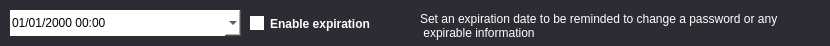
<?xml version="1.0" encoding="UTF-8"?>
<ui version="4.0">
 <class>ExpirationWidget</class>
 <widget class="QWidget" name="ExpirationWidget">
  <property name="geometry">
   <rect>
    <x>0</x>
    <y>0</y>
    <width>830</width>
    <height>46</height>
   </rect>
  </property>
  <property name="windowTitle">
   <string>Form</string>
  </property>
  <property name="styleSheet">
   <string notr="true">background-color: rgb(44, 44, 52);</string>
  </property>
  <widget class="QDateTimeEdit" name="dateTime">
   <property name="geometry">
    <rect>
     <x>10</x>
     <y>10</y>
     <width>231</width>
     <height>26</height>
    </rect>
   </property>
   <property name="styleSheet">
    <string notr="true">QDateTimeEdit {
background-color: rgb(255, 255, 255);
border-radius:0px
}
QDateTimeEdit::up-button {
background-color: rgb(115, 210, 22);
}

QDateTimeEdit::down-button {
background-color: rgb(239, 41, 41);
}</string>
   </property>
   <property name="dateTime">
    <datetime>
     <hour>0</hour>
     <minute>0</minute>
     <second>0</second>
     <year>2000</year>
     <month>1</month>
     <day>1</day>
    </datetime>
   </property>
   <property name="maximumDateTime">
    <datetime>
     <hour>23</hour>
     <minute>59</minute>
     <second>59</second>
     <year>7999</year>
     <month>1</month>
     <day>28</day>
    </datetime>
   </property>
   <property name="minimumDateTime">
    <datetime>
     <hour>0</hour>
     <minute>0</minute>
     <second>0</second>
     <year>1752</year>
     <month>9</month>
     <day>14</day>
    </datetime>
   </property>
   <property name="displayFormat">
    <string>dd/MM/yyyy hh:mm</string>
   </property>
   <property name="calendarPopup">
    <bool>true</bool>
   </property>
   <property name="timeSpec">
    <enum>Qt::LocalTime</enum>
   </property>
  </widget>
  <widget class="QCheckBox" name="expirationToggle">
   <property name="geometry">
    <rect>
     <x>250</x>
     <y>12</y>
     <width>161</width>
     <height>23</height>
    </rect>
   </property>
   <property name="styleSheet">
    <string notr="true">QCheckBox {
color: rgb(255, 255, 255);
font-weight: bold;
}

QCheckBox::indicator {
border-color: rgb(255,255,255);
background-color: rgb(255, 255, 255);
}

QCheckBox::indicator::checked {
background-color: rgb(68, 158, 241);
}</string>
   </property>
   <property name="text">
    <string>Enable expiration</string>
   </property>
  </widget>
  <widget class="QLabel" name="label_5">
   <property name="geometry">
    <rect>
     <x>420</x>
     <y>10</y>
     <width>391</width>
     <height>31</height>
    </rect>
   </property>
   <property name="styleSheet">
    <string notr="true">background-color: rgb(44, 44, 52); 
color: rgb(255, 255, 255);
font: 8pt &quot;DejaVu Sans&quot;;</string>
   </property>
   <property name="text">
    <string>Set an expiration date to be reminded to change a password or any
 expirable information</string>
   </property>
  </widget>
 </widget>
 <resources/>
 <connections/>
</ui>
